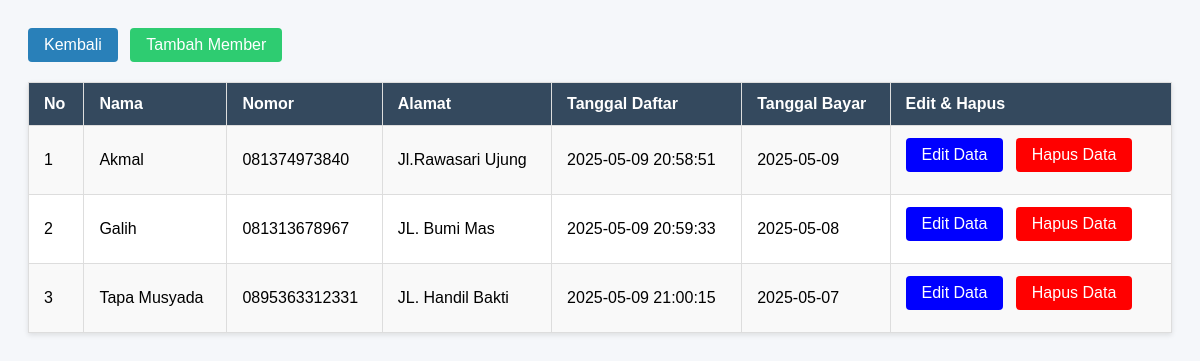
The page /Member.php on the database its author committed.
### tables this page shows
CREATE TABLE IF NOT EXISTS `member` (
  `id_member` int NOT NULL AUTO_INCREMENT,
  `nama_member` varchar(500) DEFAULT NULL,
  `nomor_member` varchar(15) DEFAULT NULL,
  `alamat` text,
  `tgl_mendaftar` datetime DEFAULT CURRENT_TIMESTAMP,
  `tgl_terakhir_bayar` date DEFAULT NULL,
  PRIMARY KEY (`id_member`)
);

### Model.php (called while the page is built, shortened)
<?php
function getAllMembers($query) {
    $conn = getConnection();
    $stmt = $conn->prepare($query);
    $stmt->execute();
    return $stmt->fetchAll(PDO::FETCH_ASSOC);
}
?>

### Member.php (the view, shortened to what this page needs)
<?php
require 'Model.php';
$members = getAllMembers("SELECT * FROM member");
?>
<a href="index.php" class="btn-home">Kembali</a>
<a href="FormMember.php" class="btn-tambah">Tambah Member</a>
<table border="1">
    <tr>
        <th>No</th>
        <th>Nama</th>
        <th>Nomor</th>
        <th>Alamat</th>
        <th>Tanggal Daftar</th>
        <th>Tanggal Bayar</th>
        <th>Edit & Hapus</th>
    </tr>
<?php $no = 1; foreach ($members as $mem ): ?>
    <tr>
        <td><?= $no++ ?></td>
        <td><?= $mem['nama_member'] ?></td>
        <td><?= $mem['nomor_member'] ?></td>
        <td><?= $mem['alamat'] ?></td>
        <td><?= $mem['tgl_mendaftar'] ?></td>
        <td><?= $mem['tgl_terakhir_bayar'] ?></td>
        <td>
            <a class="btn-edit" href="FormMember.php?id_member=<?= $mem['id_member'] ?>">Edit Data</a>
            <a class="btn-hapus" href="Member.php?id_member=<?= $mem['id_member'] ?>">Hapus Data</a>
        </td>
    </tr>
<?php endforeach; ?>
</table>

### Member.php (style rules this page uses)
a { text-decoration: none; color: #2980b9; margin-right: 8px; }
.btn-edit { display: inline-block; padding: 8px 16px; background-color: blue; color: white; border-radius: 4px; margin-bottom: 10px; }
.btn-hapus { display: inline-block; padding: 8px 16px; background-color:red; color: white; border-radius: 4px; margin-bottom: 10px; }
.btn-tambah { display: inline-block; padding: 8px 16px; background-color: #2ecc71; color: white; border-radius: 4px; margin-bottom: 10px; }
table { width: 100%; border-collapse: collapse; margin-top: 10px; background-color: #ffffff; box-shadow: 0 2px 5px rgba(0,0,0,0.1); }
th, td { padding: 12px 15px; border: 1px solid #ddd; text-align: left; }
th { background-color: #34495e; color: white; }
tr:nth-child(even) { background-color: #f9f9f9; }
.btn-home { display: inline-block; padding: 8px 16px; background-color: #2980b9; color: white; border-radius: 4px; margin-bottom: 10px; }

### rows shown on the page
member: nama_member "Akmal", nomor_member "081374973840", alamat "Jl.Rawasari Ujung", tgl_mendaftar "2025-05-09 20:58:51", tgl_terakhir_bayar "2025-05-09"
member: nama_member "Galih", nomor_member "081313678967", alamat "JL. Bumi Mas", tgl_mendaftar "2025-05-09 20:59:33", tgl_terakhir_bayar "2025-05-08"
member: nama_member "Tapa Musyada", nomor_member "0895363312331", alamat "JL. Handil Bakti", tgl_mendaftar "2025-05-09 21:00:15", tgl_terakhir_bayar "2025-05-07"
